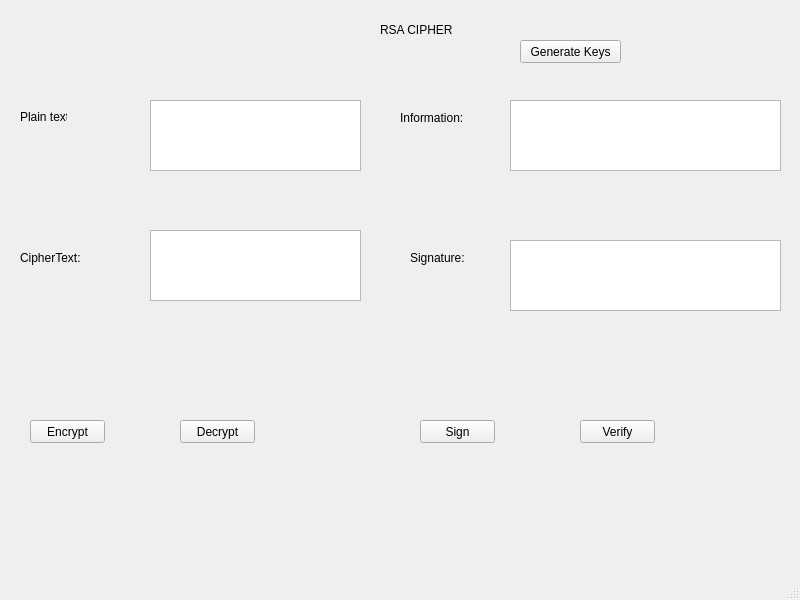
<?xml version="1.0" encoding="UTF-8"?>
<ui version="4.0">
 <class>MainWindow</class>
 <widget class="QMainWindow" name="MainWindow">
  <property name="geometry">
   <rect>
    <x>0</x>
    <y>0</y>
    <width>800</width>
    <height>600</height>
   </rect>
  </property>
  <property name="windowTitle">
   <string>MainWindow</string>
  </property>
  <widget class="QWidget" name="centralwidget">
   <widget class="QPushButton" name="btn_encrypt">
    <property name="geometry">
     <rect>
      <x>30</x>
      <y>420</y>
      <width>75</width>
      <height>23</height>
     </rect>
    </property>
    <property name="text">
     <string>Encrypt</string>
    </property>
   </widget>
   <widget class="QPushButton" name="btn_decrypt">
    <property name="geometry">
     <rect>
      <x>180</x>
      <y>420</y>
      <width>75</width>
      <height>23</height>
     </rect>
    </property>
    <property name="text">
     <string>Decrypt</string>
    </property>
   </widget>
   <widget class="QPushButton" name="btn_sign">
    <property name="geometry">
     <rect>
      <x>420</x>
      <y>420</y>
      <width>75</width>
      <height>23</height>
     </rect>
    </property>
    <property name="text">
     <string>Sign</string>
    </property>
   </widget>
   <widget class="QPushButton" name="btn_verify">
    <property name="geometry">
     <rect>
      <x>580</x>
      <y>420</y>
      <width>75</width>
      <height>23</height>
     </rect>
    </property>
    <property name="text">
     <string>Verify</string>
    </property>
   </widget>
   <widget class="QPlainTextEdit" name="plainTextEdit">
    <property name="geometry">
     <rect>
      <x>150</x>
      <y>100</y>
      <width>211</width>
      <height>71</height>
     </rect>
    </property>
   </widget>
   <widget class="QLabel" name="label">
    <property name="geometry">
     <rect>
      <x>380</x>
      <y>9</y>
      <width>111</width>
      <height>41</height>
     </rect>
    </property>
    <property name="text">
     <string>RSA CIPHER</string>
    </property>
   </widget>
   <widget class="QPlainTextEdit" name="plainTextEdit_2">
    <property name="geometry">
     <rect>
      <x>150</x>
      <y>230</y>
      <width>211</width>
      <height>71</height>
     </rect>
    </property>
   </widget>
   <widget class="QPlainTextEdit" name="plainTextEdit_3">
    <property name="geometry">
     <rect>
      <x>510</x>
      <y>100</y>
      <width>271</width>
      <height>71</height>
     </rect>
    </property>
   </widget>
   <widget class="QPlainTextEdit" name="plainTextEdit_4">
    <property name="geometry">
     <rect>
      <x>510</x>
      <y>240</y>
      <width>271</width>
      <height>71</height>
     </rect>
    </property>
   </widget>
   <widget class="QLabel" name="label_2">
    <property name="geometry">
     <rect>
      <x>20</x>
      <y>110</y>
      <width>47</width>
      <height>13</height>
     </rect>
    </property>
    <property name="text">
     <string>Plain text:</string>
    </property>
   </widget>
   <widget class="QLabel" name="label_3">
    <property name="geometry">
     <rect>
      <x>20</x>
      <y>250</y>
      <width>61</width>
      <height>16</height>
     </rect>
    </property>
    <property name="text">
     <string>CipherText:</string>
    </property>
   </widget>
   <widget class="QLabel" name="label_4">
    <property name="geometry">
     <rect>
      <x>400</x>
      <y>110</y>
      <width>71</width>
      <height>16</height>
     </rect>
    </property>
    <property name="text">
     <string>Information:</string>
    </property>
   </widget>
   <widget class="QLabel" name="label_5">
    <property name="geometry">
     <rect>
      <x>410</x>
      <y>250</y>
      <width>61</width>
      <height>16</height>
     </rect>
    </property>
    <property name="text">
     <string>Signature:</string>
    </property>
   </widget>
   <widget class="QPushButton" name="btn_gen_keys">
    <property name="geometry">
     <rect>
      <x>520</x>
      <y>40</y>
      <width>101</width>
      <height>23</height>
     </rect>
    </property>
    <property name="text">
     <string>Generate Keys</string>
    </property>
   </widget>
  </widget>
  <widget class="QMenuBar" name="menubar">
   <property name="geometry">
    <rect>
     <x>0</x>
     <y>0</y>
     <width>800</width>
     <height>21</height>
    </rect>
   </property>
  </widget>
  <widget class="QStatusBar" name="statusbar"/>
 </widget>
 <resources/>
 <connections/>
</ui>
